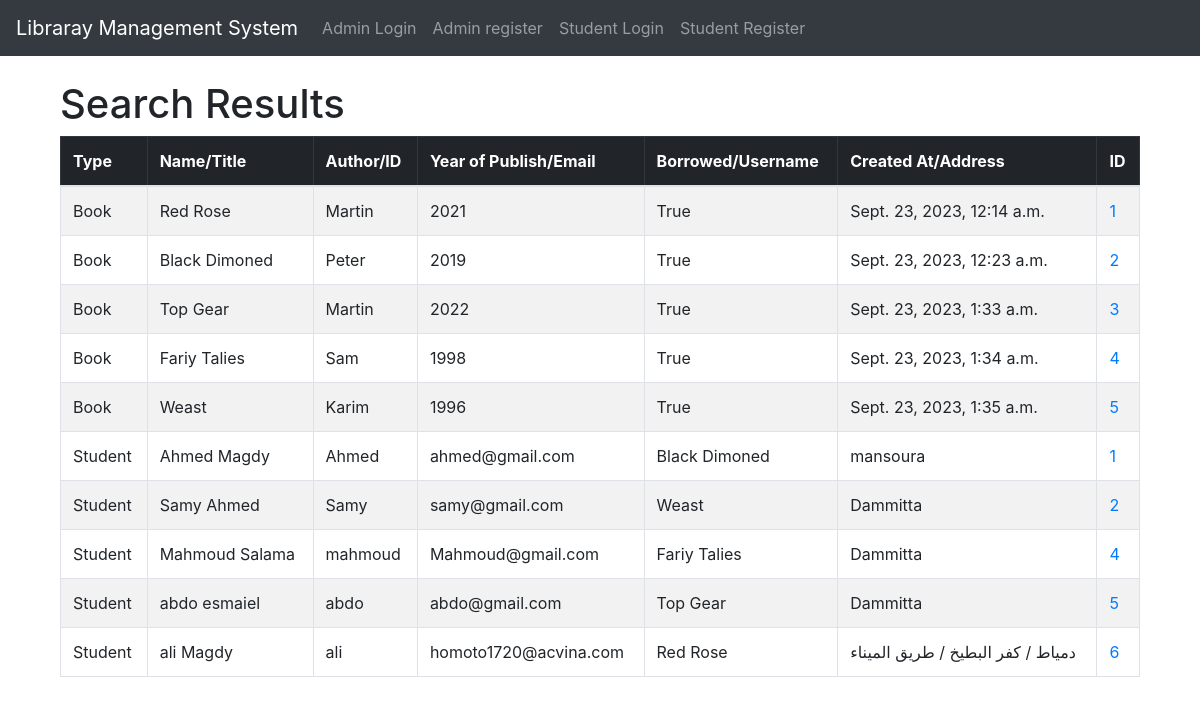
The page /home/search/ on the database its author committed.
### website/models.py (models this page shows, shortened)
class Book(models.Model):
    created_at = models.DateTimeField(auto_now_add=True)
    title = models.CharField(max_length=100)
    author = models.CharField(max_length=100)
    year_of_publish = models.CharField(max_length=100)
    is_borrowed = models.BooleanField(default=False)  # Add the is_borrowed field
    borrower = models.ForeignKey(Student, on_delete=models.SET_NULL, null=True, blank=True)

class Student(models.Model):
    username=models.CharField(max_length=20)
    created_at = models.DateTimeField(auto_now_add=True)
    first_name= models.CharField(max_length=100)
    last_name= models.CharField(max_length=100)
    phone_number= models.CharField(max_length=100)
    email= models.CharField(max_length=100)
    address= models.CharField(max_length=100)
    city= models.CharField(max_length=100)
    state= models.CharField(max_length=100)
    zip_code= models.CharField(max_length=100)
    password = models.CharField(max_length=20)

### website/views.py (the view)
# urls.py: path('search/', search, name='search'),
def search(request):
    query = request.GET.get('query', '')
    books = Book.objects.filter(
        Q(title__icontains=query) |
        Q(author__icontains=query) |
        Q(id__icontains=query)
    )
    students = Student.objects.filter(
        Q(username__icontains=query) |
        Q(email__icontains=query) |
        Q(id__icontains=query) |
        Q(first_name__icontains=query) |
        Q(last_name__icontains=query)
    )
    results = []
    for book in books:
        results.append({
            'type': 'Book',
            'name_title': book.title,
            'author_id': book.author,
            'year_email': book.year_of_publish,
            'borrowed_username': book.is_borrowed,
            'created_at_address': book.created_at,
            'id': book.id
        })
    for student in students:
        results.append({
            'type': 'Student',
            'name_title': f"{student.first_name} {student.last_name}",
            'author_id': student.username,
            'year_email': student.email,
            'borrowed_username': ', '.join(book.title for book in student.book_set.all()),
            'created_at_address': student.address,
            'id': student.id
        })
    return render(request, 'website/search_results.html', {'results': results})

### website/templates/website/search_results.html (shortened to what this page needs)
{% extends 'website/base.html' %}
{% block content %}
<div class="container">
    <h1>Search Results</h1>
    <table class="table table-striped table-hover table-bordered">
        <thead class="table-dark">
            <tr>
                <th scope="col">Type</th>
                <th scope="col">Name/Title</th>
                <th scope="col">Author/ID</th>
                <th scope="col">Year of Publish/Email</th>
                <th scope="col">Borrowed/Username</th>
                <th scope="col">Created At/Address</th>
                <th scope="col">ID</th>
            </tr>
        </thead>
        <tbody>
            {% if results %}
            {% for result in results %}
            <tr>
                <td>{{ result.type }}</td>
                <td>{{ result.name_title }}</td>
                <td>{{ result.author_id }}</td>
                <td>{{ result.year_email }}</td>
                <td>{{ result.borrowed_username }}</td>
                <td>{{ result.created_at_address }}</td>
                <td><a href="{% url 'website:detail' result.type result.id %}">{{ result.id }}</a></td>
            </tr>
            {% endfor %}
            {% else %}
            <tr>
                <td colspan="7">No results found.</td>
            </tr>
            {% endif %}
        </tbody>
    </table>
</div>
{% endblock %}

### rows shown on the page
Book: name_title "Red Rose", author_id "Martin", year_email "2021", created_at_address "Sept. 23, 2023, 12:14 a.m.", borrowed_username "Red Rose"
Book: name_title "Black Dimoned", author_id "Peter", year_email "2019", created_at_address "Sept. 23, 2023, 12:23 a.m.", borrowed_username "Black Dimoned"
Book: name_title "Top Gear", author_id "Martin", year_email "2022", created_at_address "Sept. 23, 2023, 1:33 a.m.", borrowed_username "Top Gear"
Book: name_title "Fariy Talies", author_id "Sam", year_email "1998", created_at_address "Sept. 23, 2023, 1:34 a.m.", borrowed_username "Fariy Talies"
Book: name_title "Weast", author_id "Karim", year_email "1996", created_at_address "Sept. 23, 2023, 1:35 a.m.", borrowed_username "Weast"
Student: author_id "Ahmed", year_email "ahmed@gmail.com", created_at_address "mansoura"
Student: author_id "Samy", year_email "samy@gmail.com", created_at_address "Dammitta"
Student: author_id "mahmoud", year_email "Mahmoud@gmail.com", created_at_address "Dammitta"
Student: author_id "abdo", year_email "abdo@gmail.com", created_at_address "Dammitta"
Student: author_id "ali", year_email "homoto1720@acvina.com", created_at_address "دمياط / كفر البطيخ / طريق الميناء"

### other values the page prints
{{ result.type }} "Book" "Book" "Book" "Book" "Book" "Student" "Student" "Student" "Student" "Student"
{{ result.borrowed_username }} "True" "True" "True" "True" "True"
{{ result.id }} "1" "2" "3" "4" "5" "1" "2" "4" "5" "6"
{{ result.name_title }} "Ahmed Magdy" "Samy Ahmed" "Mahmoud Salama" "abdo esmaiel" "ali Magdy"
